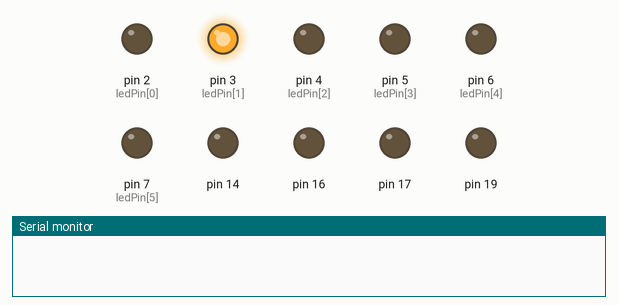
This sketch was run on a simulated Arduino Uno, built with avr-gcc and run on an emulated ATmega328P. Shown: output pins drawn as LEDs (lit = HIGH), the last lines printed to the serial monitor.

Above: at 0.06 s.
At 0.6 s:
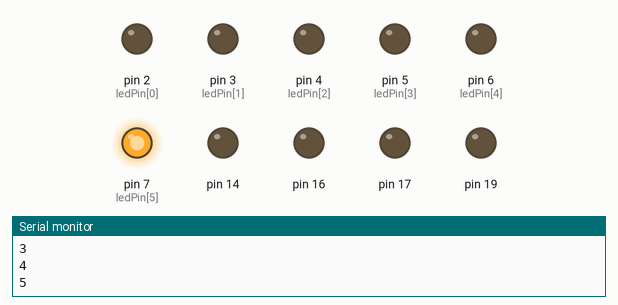
At 1.9 s:
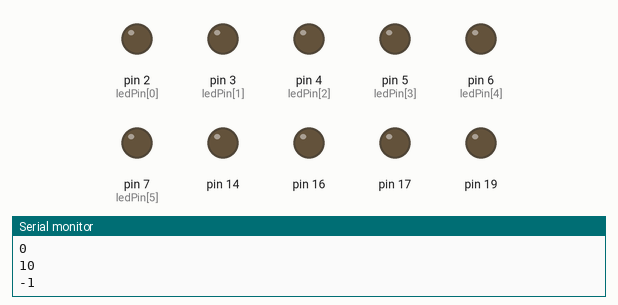
At 5.28 s:
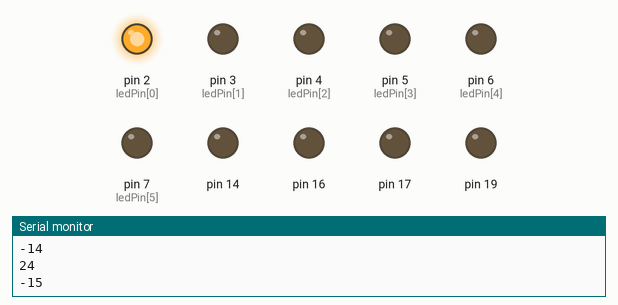
At 13.27 s:
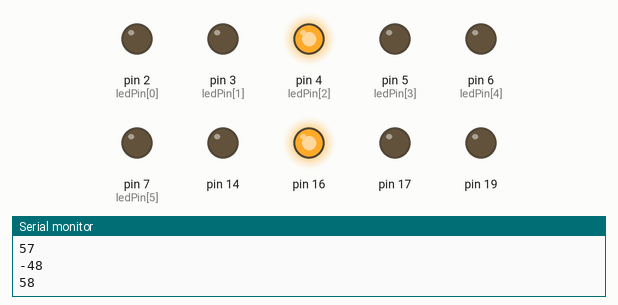
At 30.3 s:
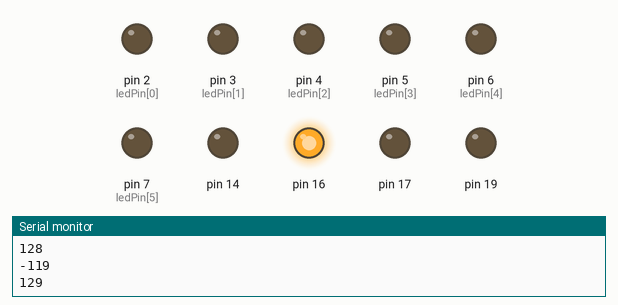
Timing chart, 0 to 31.8 s (numbered marks = the images above):
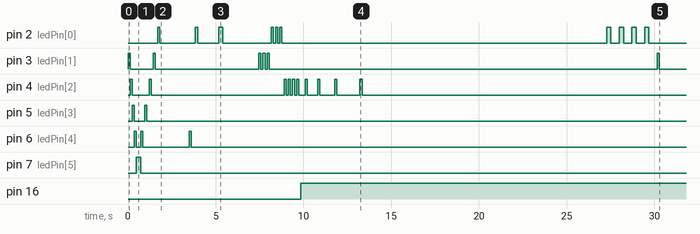

The sketch:

Practicing.ino
```cpp
int ledPin[] = {2, 3, 4, 5, 6, 7};

int sequence = 1;
int oppSequence = 5;
void setup() {
  Serial.begin(9600);
  for (int i = 0; i < 6; i++) {
    pinMode(ledPin[i], OUTPUT);
  }
}

// the loop function runs over and over again forever
void loop() {

if (sequence >= 1) {
  for (int i = 0; i < 6; i++) {
    digitalWrite(ledPin[i], LOW);
  }
  digitalWrite(ledPin[sequence], HIGH);   // turn the LED on (HIGH is the voltage level)
  delay(120);
  // increase sequence bruh
  sequence++;
Serial.println(sequence);
}
  if (sequence >= 5) {

    for (int o = 6; o > 0 ; o--) {
      digitalWrite(ledPin[o], LOW);
    }
    digitalWrite(ledPin[oppSequence], HIGH);
    delay(120);
    oppSequence--;
     //sequence = 0;
     Serial.println(oppSequence);

  }

}


//  for (int o = 6; o > 0 ; o--) {
//    digitalWrite(ledPin[o], LOW);
//  }
//    digitalWrite(ledPin[oppSequence], HIGH);
//    delay(120);
//    sequence--;
//    if(oppSequence < 0)
//    oppSequence = 5;
```

Measured:
- by itself, pin 2 (ledPin[0]): LOW → HIGH at 1.7 s, → LOW 0.12 s later, → HIGH 2.0 s later, → LOW 0.12 s later, … (20 changes in this stretch)
- by itself, pin 3 (ledPin[1]): LOW → HIGH at 0.00 s, → LOW 0.12 s later, → HIGH 1.3 s later, → LOW 0.12 s later, … (12 changes in this stretch)
- by itself, pin 4 (ledPin[2]): LOW → HIGH at 0.12 s, → LOW 0.12 s later, → HIGH 0.96 s later, → LOW 0.12 s later, … (20 changes in this stretch)
- by itself, pin 5 (ledPin[3]): alternates HIGH for 0.12 s and LOW for 0.60 s, 4 changes in all, then stays LOW
- by itself, pin 6 (ledPin[4]): goes HIGH 0.12 s, LOW 0.24 s, HIGH 0.12 s, LOW 2.6 s, HIGH 0.12 s, then LOW
- by itself, pin 7 (ledPin[5]): LOW → HIGH at 0.48 s, → LOW 0.24 s later
- by itself, pin 16: LOW → HIGH at 9.9 s
